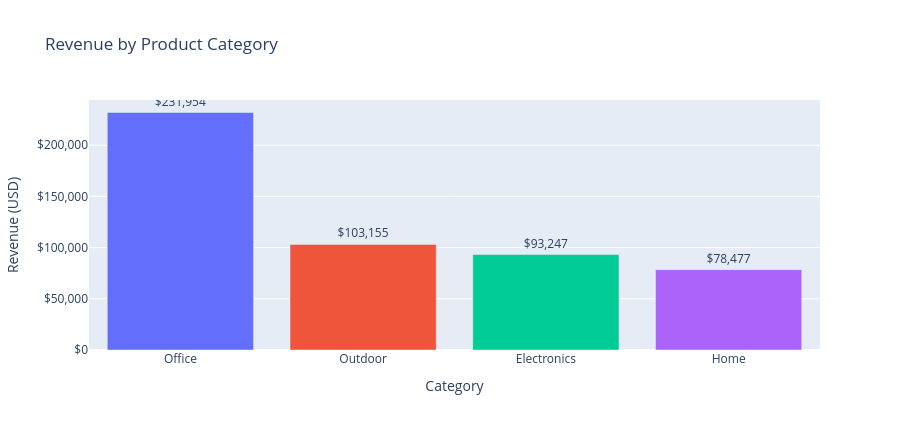

Write notebook code for a chart like this one.
### Code cell
category_summary = sales.groupby("category", as_index=False).agg(
    revenue=("revenue", "sum"), profit=("profit", "sum"), orders=("order_id", "nunique")
)
category_summary["profit_margin_pct"] = 100 * category_summary.profit / category_summary.revenue
category_summary = category_summary.sort_values("revenue", ascending=False)

fig = px.bar(category_summary, x="category", y="revenue", color="category",
             hover_data={"profit": ":$,.2f", "orders": True, "profit_margin_pct": ":.1f"},
             title="Revenue by Product Category", labels={"revenue": "Revenue (USD)", "category": "Category"})
fig.update_traces(texttemplate="$%{y:,.0f}", textposition="outside")
fig.update_layout(showlegend=False, yaxis_tickprefix="$", yaxis_tickformat=",", height=430)
fig.show()

### Figure 1 — Plotly figure (JSON) as saved in the notebook; plotly's stock layout.template omitted (floating-point values rounded to 4 significant figures)
{"data": [{"customdata": [[105700.0, 615.0, 45.59]], "hovertemplate": "Category=%{x}<br>Revenue (USD)=%{y}<br>profit=%{customdata[0]:$,.2f}<br>orders=%{customdata[1]}<br>profit_margin_pct=%{customdata[2]:.1f}<extra></extra>", "legendgroup": "Office", "marker": {"color": "#636efa", "pattern": {"shape": ""}}, "name": "Office", "orientation": "v", "showlegend": true, "textposition": "outside", "texttemplate": "$%{y:,.0f}", "type": "bar", "x": ["Office"], "xaxis": "x", "y": [232000.0], "yaxis": "y"}, {"customdata": [[47320.0, 630.0, 45.87]], "hovertemplate": "Category=%{x}<br>Revenue (USD)=%{y}<br>profit=%{customdata[0]:$,.2f}<br>orders=%{customdata[1]}<br>profit_margin_pct=%{customdata[2]:.1f}<extra></extra>", "legendgroup": "Outdoor", "marker": {"color": "#EF553B", "pattern": {"shape": ""}}, "name": "Outdoor", "orientation": "v", "showlegend": true, "textposition": "outside", "texttemplate": "$%{y:,.0f}", "type": "bar", "x": ["Outdoor"], "xaxis": "x", "y": [103200.0], "yaxis": "y"}, {"customdata": [[43190.0, 586.0, 46.32]], "hovertemplate": "Category=%{x}<br>Revenue (USD)=%{y}<br>profit=%{customdata[0]:$,.2f}<br>orders=%{customdata[1]}<br>profit_margin_pct=%{customdata[2]:.1f}<extra></extra>", "legendgroup": "Electronics", "marker": {"color": "#00cc96", "pattern": {"shape": ""}}, "name": "Electronics", "orientation": "v", "showlegend": true, "textposition": "outside", "texttemplate": "$%{y:,.0f}", "type": "bar", "x": ["Electronics"], "xaxis": "x", "y": [93250.0], "yaxis": "y"}, {"customdata": [[36580.0, 569.0, 46.61]], "hovertemplate": "Category=%{x}<br>Revenue (USD)=%{y}<br>profit=%{customdata[0]:$,.2f}<br>orders=%{customdata[1]}<br>profit_margin_pct=%{customdata[2]:.1f}<extra></extra>", "legendgroup": "Home", "marker": {"color": "#ab63fa", "pattern": {"shape": ""}}, "name": "Home", "orientation": "v", "showlegend": true, "textposition": "outside", "texttemplate": "$%{y:,.0f}", "type": "bar", "x": ["Home"], "xaxis": "x", "y": [78480.0], "yaxis": "y"}], "layout": {"barmode": "relative", "height": 430, "legend": {"title": {"text": "Category"}, "tracegroupgap": 0}, "showlegend": false, "title": {"text": "Revenue by Product Category"}, "xaxis": {"anchor": "y", "categoryarray": ["Office", "Outdoor", "Electronics", "Home"], "categoryorder": "array", "domain": [0, 1], "title": {"text": "Category"}}, "yaxis": {"anchor": "x", "domain": [0, 1], "tickformat": ",", "tickprefix": "$", "title": {"text": "Revenue (USD)"}}}}
